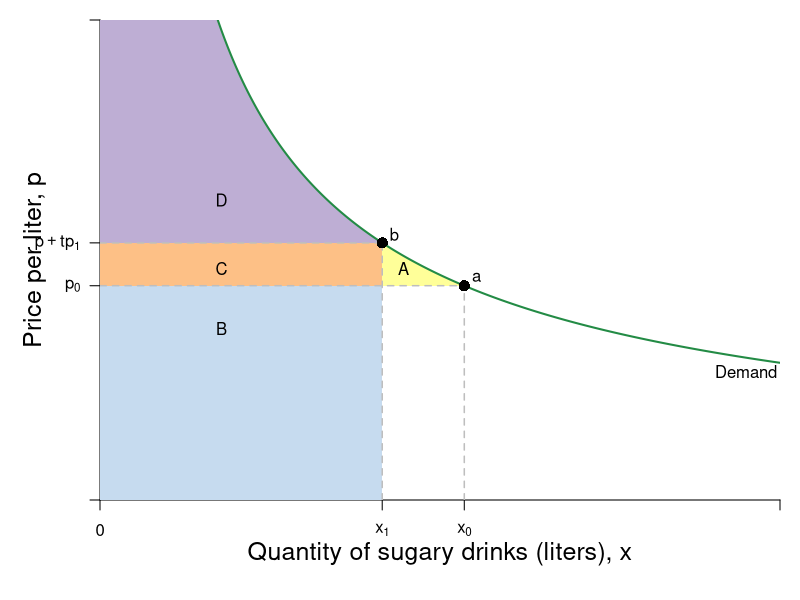

Generate this figure with R:
library(shape)
pdf(file = "indmarketdemand/sugar_bev_demand.pdf", width = 9, height = 7)

#Set parameters for graphics
axislabelsize <- 1.5
labelsize <- 1.2
graphlinewidth <- 2
segmentlinewidth <- 1.5

COL <- c("#7fc97f", "#beaed4", "#fdc086", "#ffff99", "#386cb0", "#f0027f", "#bf5b17", "#666666")
COLA <- c("#e0f3db", "#99d8c9","#66c2a4","#41ae76", "#238b45", "#005824")
COLB <- c("#c6dbef", "#4eb3d3", "#2b8cbe", "#0868ac","#084081")
COLC <- c("#fcfbfd", "#efedf5", "#dadaeb", "#bcbddc", "#9e9ac8", "#807dba", "#6a51a3", "#54278f", "#3f007d")

par(mar =  c(5, 5, 1, 1))

indiffA <- function(x, alpha = 0.5, uA = 5) {
  (uA / x^alpha)^(1/(1 - alpha))
}

cef <- function(x, e = 1.4, k = 44.7982){
  k*(x^(-1/e))
}

#The inverse demand function to creat the relative points
cefinv <- function(p, e = 1.4, k = 44.7982){
  (p/k)^(-e)
}

xlims <- c(0, 280)
ylims <- c(0, 2.8)

npts <- 501 
x <- seq(xlims[1], xlims[2], length.out = npts)
y <- seq(ylims[1], ylims[2], length.out = npts) 

plot(0, 0, xlim = xlims, ylim = ylims, type = "n",
     xlab = expression(paste("")),
     ylab = expression(paste("")), 
     xaxt = "n", 
     yaxt = "n", 
     cex.lab = axislabelsize, 
     bty = "n",
     xaxs="i", 
     yaxs="i")


## Paremeters to enable editing points 
## I've assumed a tax of 20% to make this more visible 
## I'll comment on that in the caption
tax <- 1.2 #20 percent tax
prices <- c(1.25, 1.25*tax) 
xprices <- c(cefinv(prices[1]), cefinv(prices[2]))

ticksy <- c(0, prices[1], prices[2], ylims[2])
ylabels <- c(NA, expression(paste(p[0])), expression(paste(p + tp[1])), NA)
ticksx <- c(0, xprices[2], xprices[1], xlims[2])
xlabels <- c(0, expression(paste(x[1])), expression(paste(x[0])), NA)

axis(1, at = ticksx, pos = 0, labels = xlabels)
axis(2, at = ticksy, pos = 0, labels = ylabels, las = 1)

npts <- 500 
xx1 <- seq(xlims[1], xlims[2], length.out = npts)
xx2 <- seq(48, xprices[2], length.out = npts)
xx3 <- seq(xprices[2], xprices[1], length.out = npts)

#Label axes
mtext(expression(paste("Quantity of sugary drinks (liters), ", x)), side=1, line = 2.5, cex = axislabelsize)
text(-27, 0.5*ylims[2], expression(paste("Price per liter, ", p)), xpd = TRUE, cex = axislabelsize, srt = 90) 

# Shade Regions
# A
polygon(c(xprices[2], xx3, xprices[1]), c(prices[1], cef(xx3), prices[1]), border = FALSE, col = COL[4])
# B
rect(0, 0, xprices[2], prices[1], col = COLB[1], density=NULL, border = NA)
# C
rect(0, prices[1], xprices[2], prices[2], col = COL[3], density=NULL, border = NA)
# D
rect(0, prices[2], 48.5, ylims[2], col = COL[2], density=NULL, border = NA)
polygon(c(48, xx2, xprices[2]), c(prices[2], cef(xx2), prices[2]), border = FALSE, col = COL[2])

# Segments
segments(xprices[1], 0, xprices[1], prices[1], lty = 2, col = "gray" , lwd = segmentlinewidth)
segments(0,  prices[1], xprices[1],  prices[1], lty = 2, col = "gray" , lwd = segmentlinewidth)

segments(0, prices[2], xprices[2], prices[2], lty = 2, col = "gray" , lwd = segmentlinewidth)
segments(xprices[2], 0, xprices[2], prices[2], lty = 2, col = "gray" , lwd = segmentlinewidth)

# Demand Curve
#lines(xx1, indiffA(xx1, alpha = 0.38723, uA = 7.98053), col = COLA[5], lwd = graphlinewidth)
lines(xx1, cef(xx1), col = COLA[5], lwd = graphlinewidth)
text(xlims[2] - 0.05*xlims[2], 0.75, expression(Demand))

# Points
points(xprices[1], prices[1], pch = 16, col = "black", cex = 1.5)
text(xprices[1] + 5, prices[1] + 0.05, expression(a))

points(xprices[2], prices[2], pch = 16, col = "black", cex = 1.5)
text(xprices[2] + 5, prices[2] + 0.05, expression(b))

# Label Regions
text(125, 1.35, expression(A))
text(50, 1, expression(B))
text(50, 1.35, expression(C))
text(50, 1.75, expression(D))




dev.off()
